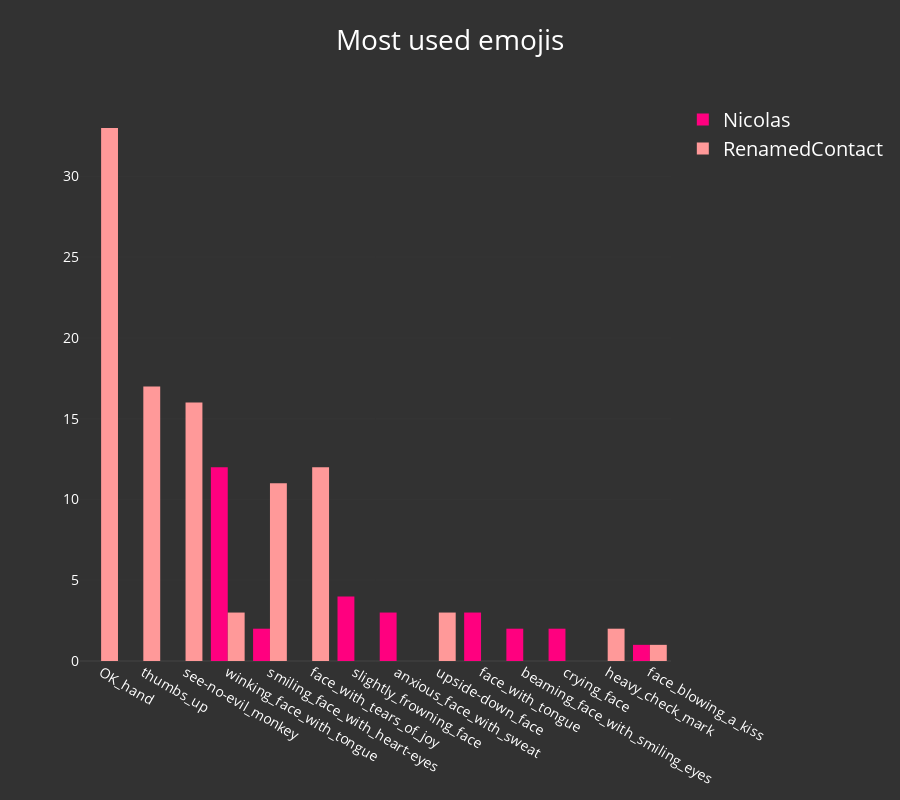

Here is the notebook cell this chart was saved with:
### Code cell
iplot(wa.plot_most_used_emojis(nb_mode=True))

### Figure 1 — Plotly figure (JSON) as saved in the notebook; plotly's stock layout.template omitted (floating-point values rounded to 4 significant figures)
{"data": [{"marker": {"color": "rgba(255, 0, 127, 1)"}, "name": "Nicolas", "type": "bar", "uid": "a7d12372-1ddc-48d1-b79c-a99a64c57152", "x": ["OK_hand", "thumbs_up", "see-no-evil_monkey", "winking_face_with_tongue", "smiling_face_with_heart-eyes", "face_with_tears_of_joy", "slightly_frowning_face", "anxious_face_with_sweat", "upside-down_face", "face_with_tongue", "beaming_face_with_smiling_eyes", "crying_face", "heavy_check_mark", "face_blowing_a_kiss"], "y": [0, 0, 0, 12, 2, 0, 4, 3, 0, 3, 2, 2, 0, 1]}, {"marker": {"color": "rgba(255, 153, 153, 1)"}, "name": "RenamedContact", "type": "bar", "uid": "09136581-2c52-4950-9f6b-4735536dd516", "x": ["OK_hand", "thumbs_up", "see-no-evil_monkey", "winking_face_with_tongue", "smiling_face_with_heart-eyes", "face_with_tears_of_joy", "slightly_frowning_face", "anxious_face_with_sweat", "upside-down_face", "face_with_tongue", "beaming_face_with_smiling_eyes", "crying_face", "heavy_check_mark", "face_blowing_a_kiss"], "y": [33, 17, 16, 3, 11, 12, 0, 0, 3, 0, 0, 0, 2, 1]}], "layout": {"font": {"color": "white", "size": 20}, "height": 800, "paper_bgcolor": "rgba(50, 50, 50, 1)", "plot_bgcolor": "rgba(50, 50, 50, 1)", "title": "Most used emojis", "xaxis": {"automargin": true, "showticklabels": true, "tickfont": {"color": "white", "size": 14}, "titlefont": {"color": "white", "size": 18}}, "yaxis": {"automargin": true, "showticklabels": true, "tickfont": {"color": "white", "size": 14}, "titlefont": {"color": "white", "size": 18}}}}
